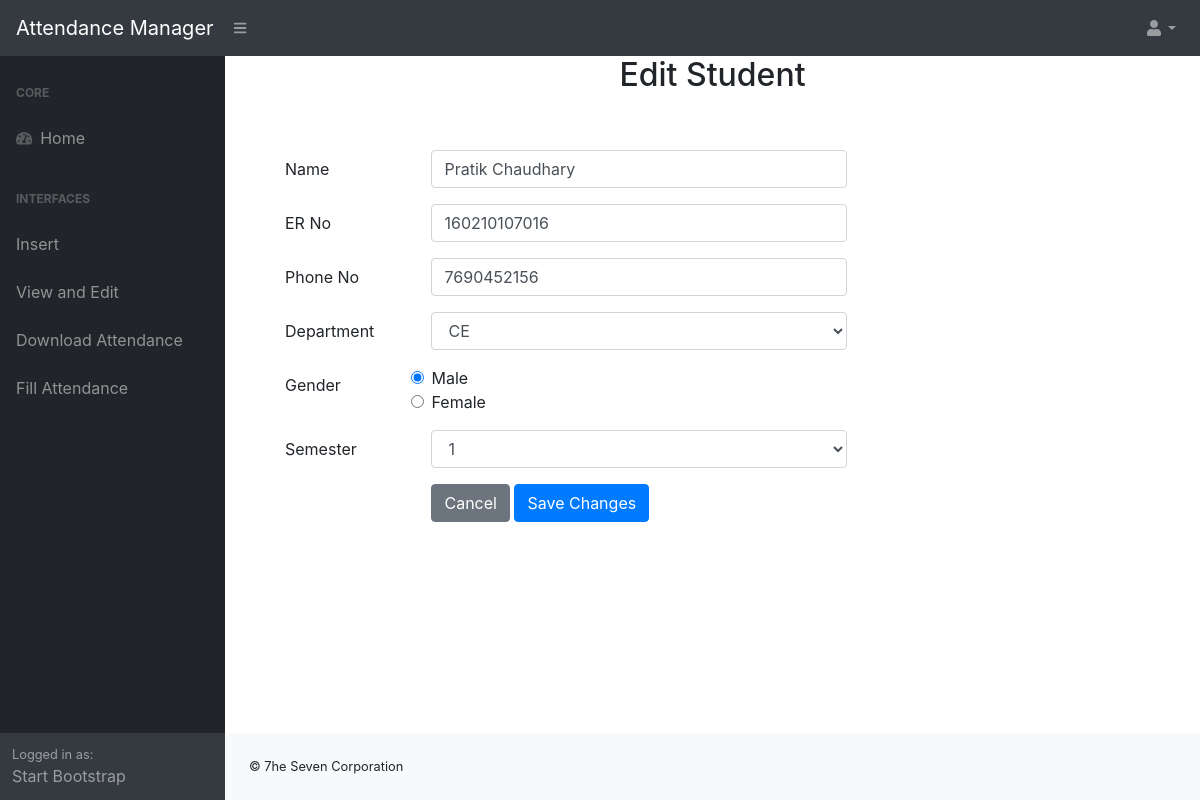
/edit/student/160210107016 (signed in), run on the app's committed database.
### attendance/models.py (models this page shows, shortened)
class Student(models.Model):
    name = models.CharField(max_length=30)
    er_no = models.IntegerField(primary_key=True)
    rfid_no = models.IntegerField(null=True, blank=True)
    semester = models.IntegerField()
    dept = models.CharField(max_length=10)
    gender = models.CharField(max_length=2, choices=GENDER, default='m')

### attendance/views.py (the view, shortened to what this page needs)
# urls.py: path('edit/student/<int:id>', edit_student, name='edit_student'),
@login_required
def edit_student(request, id):
    st = Student.objects.get(pk=int(id))
    std = Student.objects.all()
    std_dept = set()
    for s in std:
        std_dept.add(s.dept)
    return render(request, 'edit_student.html', {'std': st, 'std_dept': std_dept})

### templates/edit_student.html (shortened to what this page needs)
{% extends 'base.html' %}
{% block content %}
<div class="container-fluid">
    <div class="container">
        <div class="col-lg-12 text-lg-center">
            <h2>Edit Student</h2>
            <br>
            <br>
        </div>
            <div class="col-lg-8 push-lg-4 personal-info">
                 <form role="form" action="#" method="POST">
                    <div class="form-group row">
                        <label class="col-lg-3 col-form-label form-control-label">Name</label>
                        <div class="col-lg-9">
                            <input class="form-control" type="text" name="name" value="{{ std.name }}" />
                        </div>
                    </div>
                    <div class="form-group row">
                        <label class="col-lg-3 col-form-label form-control-label">ER No</label>
                        <div class="col-lg-9">
                            <input class="form-control" type="text" name="er_no" value="{{ std.er_no }}" />
                        </div>
                    </div>
                    <div class="form-group row">
                        <label class="col-lg-3 col-form-label form-control-label">Phone No</label>
                        <div class="col-lg-9">
                            <input class="form-control" type="text" name="rfid_no" value="{{ std.rfid_no }}" />
                        </div>
                    </div>
                    <div class="form-group row">
                        <label class="col-lg-3 col-form-label form-control-label">Department</label>
                            <div class="col-lg-9">
                                <select class="form-control" id="dept" name="dept">
                                    {% for dept in std_dept %}
                                        <option value="{{ dept }}">{{ dept }}</option>
                                    {% endfor %}
                                </select>
                            </div>
                    </div>
                    <div class="form-group row">
                        <label class="col-lg-3 col-form-label form-control-label">Gender</label>
                        <div class="col-lg-9">
                            {% if std.gender == 'm' %}
                                <input class="form-check-input" type="radio" value="m" name="gender" checked>Male</input><br>
                                <input class="form-check-input" type="radio" value="f" name="gender">Female</input>
                            {% else %}
                                <input class="form-check-input" type="radio" value="m" name="gender" >Male</input><br>
                                <input class="form-check-input" type="radio" value="f" name="gender"checked>Female</input>
                            {% endif %}
                        </div>
                    </div>
                    <div class="form-group row">
                        <label class="col-lg-3 col-form-label form-control-label">Semester</label>
                        <div class="col-lg-9">
                            <select class="form-control align-center"  name="sem">
                                    <option value="1">1</option>
                            </select>
                        </div>
                    </div>
                    <div class="form-group row">
                        <label class="col-lg-3 col-form-label form-control-label"></label>
                        <div class="col-lg-9">
                            <input type="reset" class="btn btn-secondary" value="Cancel" />
                            <input type="submit" class="btn btn-primary" value="Save Changes" id="submit" />
                        </div>
                    </div>
                </form>
            </div>
    </div>
</div>
{% endblock %}

### data on the page
Student: name "Pratik Chaudhary", er_no "160210107016", rfid_no "7690452156"
Student: dept "CE"
